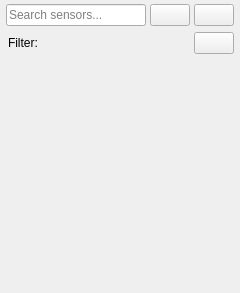
<?xml version="1.0" encoding="UTF-8"?>
<ui version="4.0">
 <class>ColSensors</class>
 <widget class="QWidget" name="ColSensors">
  <property name="geometry">
   <rect>
    <x>0</x>
    <y>0</y>
    <width>240</width>
    <height>293</height>
   </rect>
  </property>
  <layout class="QVBoxLayout" name="layout_root">
   <property name="spacing">
    <number>0</number>
   </property>
   <property name="leftMargin">
    <number>0</number>
   </property>
   <property name="topMargin">
    <number>0</number>
   </property>
   <property name="rightMargin">
    <number>0</number>
   </property>
   <property name="bottomMargin">
    <number>0</number>
   </property>
   <item>
    <layout class="QHBoxLayout" name="toolbar_layout">
     <property name="spacing">
      <number>4</number>
     </property>
     <property name="leftMargin">
      <number>6</number>
     </property>
     <property name="topMargin">
      <number>4</number>
     </property>
     <property name="rightMargin">
      <number>6</number>
     </property>
     <property name="bottomMargin">
      <number>4</number>
     </property>
     <item>
      <widget class="QLineEdit" name="input_search">
       <property name="placeholderText">
        <string>Search sensors...</string>
       </property>
      </widget>
     </item>
     <item>
      <widget class="QPushButton" name="btn_filter">
       <property name="toolTip">
        <string>Filter by type</string>
       </property>
       <property name="text">
        <string/>
       </property>
      </widget>
     </item>
     <item>
      <widget class="QPushButton" name="btn_add">
       <property name="toolTip">
        <string>Add new sensor</string>
       </property>
       <property name="text">
        <string/>
       </property>
      </widget>
     </item>
    </layout>
   </item>
   <item>
    <widget class="QWidget" name="wt_filter_badge" native="true">
     <layout class="QHBoxLayout" name="badge_layout">
      <property name="spacing">
       <number>4</number>
      </property>
      <property name="leftMargin">
       <number>8</number>
      </property>
      <property name="topMargin">
       <number>2</number>
      </property>
      <property name="rightMargin">
       <number>6</number>
      </property>
      <property name="bottomMargin">
       <number>2</number>
      </property>
      <item>
       <widget class="QLabel" name="lbl_filter_active">
        <property name="text">
         <string>Filter:</string>
        </property>
       </widget>
      </item>
      <item>
       <widget class="QLabel" name="lbl_filter_value">
        <property name="text">
         <string/>
        </property>
       </widget>
      </item>
      <item>
       <spacer name="spacer">
        <property name="orientation">
         <enum>Qt::Horizontal</enum>
        </property>
        <property name="sizeHint" stdset="0">
         <size>
          <width>10</width>
          <height>1</height>
         </size>
        </property>
       </spacer>
      </item>
      <item>
       <widget class="QPushButton" name="btn_clear_filter">
        <property name="toolTip">
         <string>Remove filter</string>
        </property>
        <property name="text">
         <string/>
        </property>
       </widget>
      </item>
     </layout>
    </widget>
   </item>
   <item>
    <widget class="QScrollArea" name="scroll_sensors">
     <property name="frameShape">
      <enum>QFrame::NoFrame</enum>
     </property>
     <property name="verticalScrollBarPolicy">
      <enum>Qt::ScrollBarAsNeeded</enum>
     </property>
     <property name="horizontalScrollBarPolicy">
      <enum>Qt::ScrollBarAlwaysOff</enum>
     </property>
     <property name="widgetResizable">
      <bool>true</bool>
     </property>
     <widget class="QWidget" name="scroll_sensors_contents">
      <property name="geometry">
       <rect>
        <x>0</x>
        <y>0</y>
        <width>240</width>
        <height>225</height>
       </rect>
      </property>
      <layout class="QVBoxLayout" name="list_layout">
       <property name="spacing">
        <number>0</number>
       </property>
       <property name="leftMargin">
        <number>0</number>
       </property>
       <property name="topMargin">
        <number>0</number>
       </property>
       <property name="rightMargin">
        <number>0</number>
       </property>
       <property name="bottomMargin">
        <number>0</number>
       </property>
      </layout>
     </widget>
    </widget>
   </item>
  </layout>
 </widget>
 <resources/>
 <connections/>
</ui>
